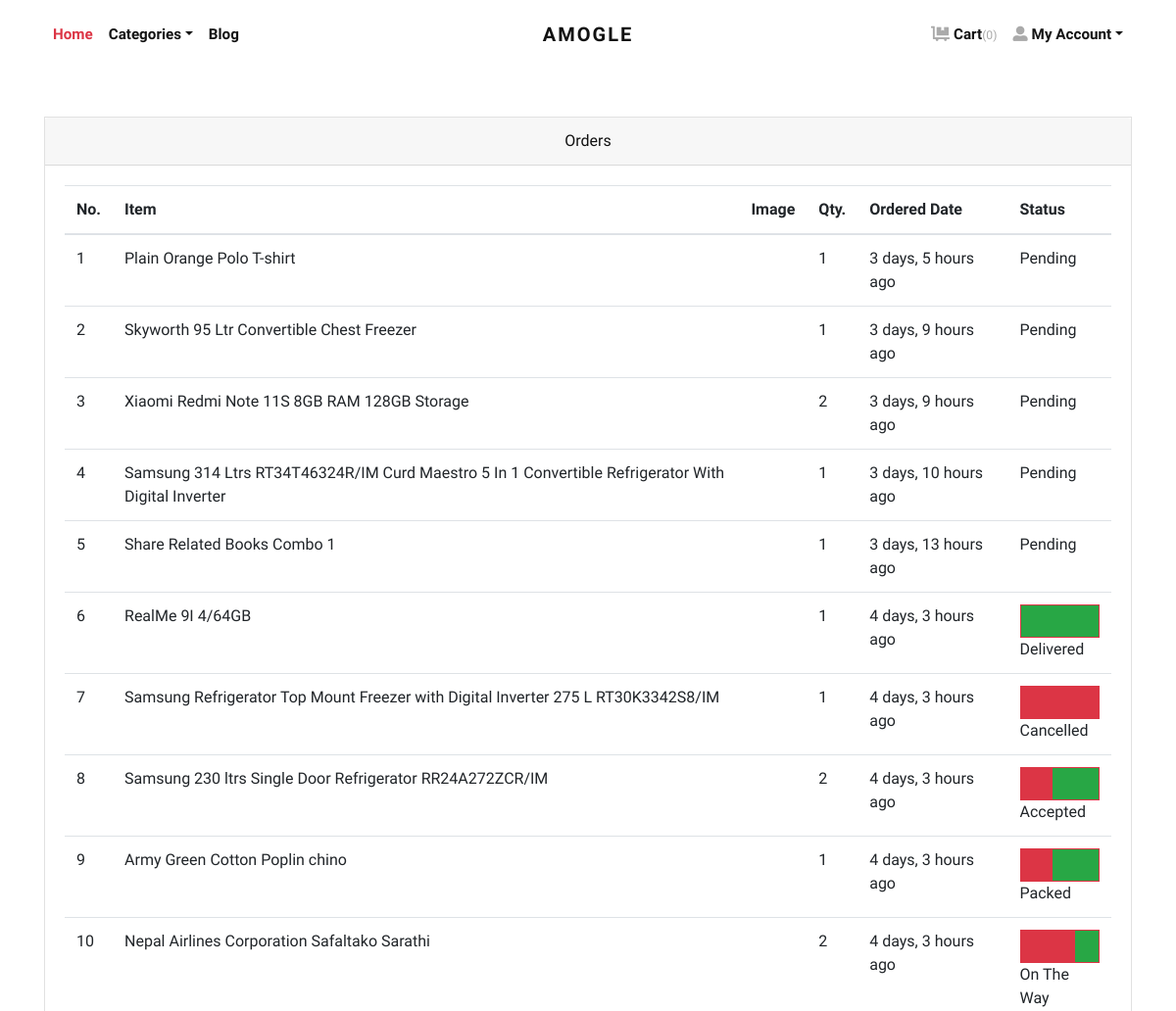
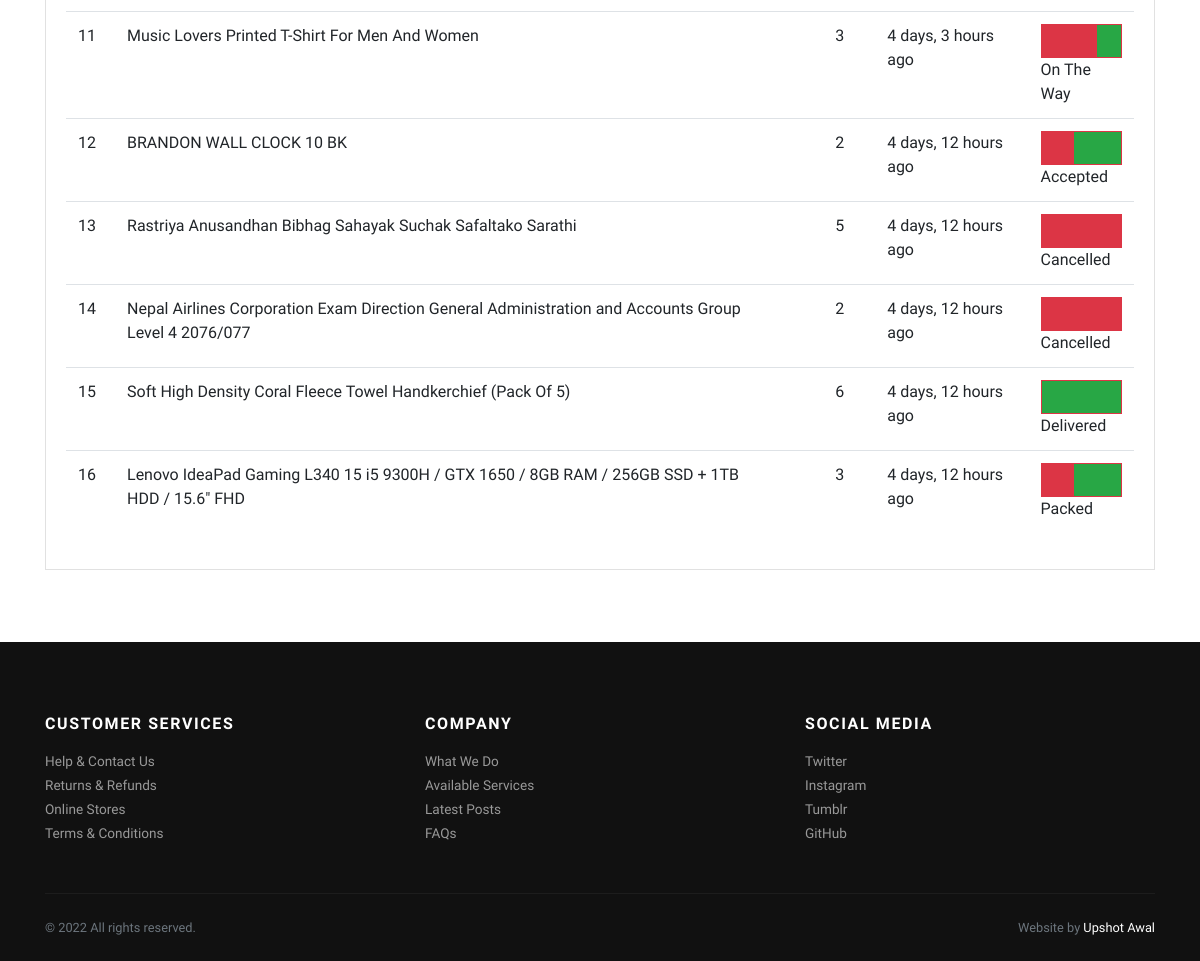
The page /orders/ (signed in) on the database as committed earlier (2 pictures, top to bottom).
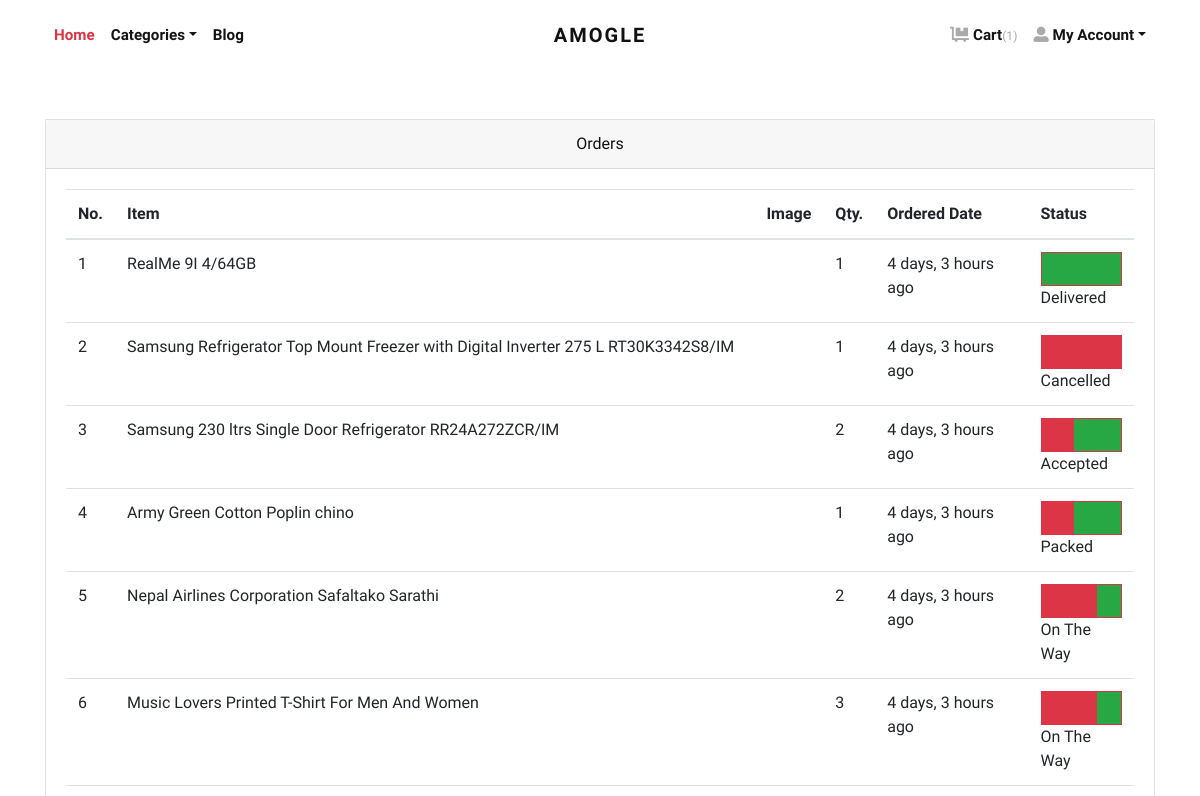
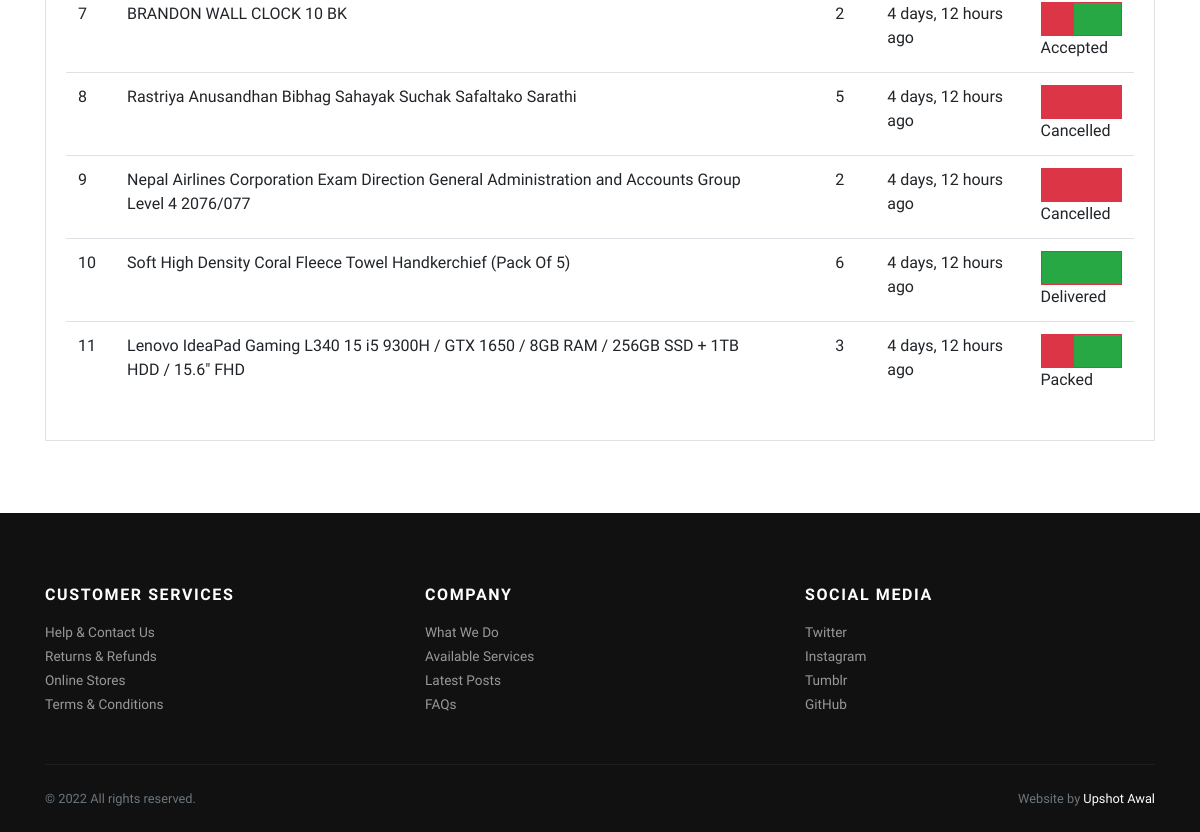
The same page on the database as committed later (2 pictures, top to bottom).
### store/models.py (models this page shows, shortened)
class Order(models.Model):
    user = models.ForeignKey(User, verbose_name="User",
                             on_delete=models.CASCADE)
    address = models.ForeignKey(
        Address, verbose_name="Shipping Address", on_delete=models.CASCADE)
    product = models.ForeignKey(
        Product, verbose_name="Product", on_delete=models.CASCADE)
    quantity = models.PositiveIntegerField(verbose_name="Quantity")
    ordered_date = models.DateTimeField(
        auto_now_add=True, verbose_name="Ordered Date")
    status = models.CharField(
        choices=STATUS_CHOICES,
        max_length=50,
        default="Pending"
    )

class Product(models.Model):
    title = models.CharField(max_length=150, verbose_name="Product Title")
    slug = AutoSlugField(populate_from='title', unique=True,
                         verbose_name="Product Slug")
    sku = models.CharField(max_length=255, unique=True,
                           verbose_name="Unique Product ID (SKU)")
    short_description = RichTextField()
    detail_description = models.TextField(
        blank=True, null=True, verbose_name="Detail Description")
    product_image = models.ImageField(
        upload_to='product', blank=True, null=True, verbose_name="Product Image")
    price = models.DecimalField(max_digits=8, decimal_places=2)
    category = models.ForeignKey(
        Category, verbose_name="Product Categoy", on_delete=models.CASCADE)
    is_active = models.BooleanField(verbose_name="Is Active?", default=True)
    is_featured = models.BooleanField(
        verbose_name="Is Featured?", default=True)
    created_at = models.DateTimeField(
        auto_now_add=True, verbose_name="Created Date")
    updated_at = models.DateTimeField(
        auto_now=True, verbose_name="Updated Date")
    class Meta:
        verbose_name_plural = 'Products'
        ordering = ('-created_at', )

### store/views.py (the view)
# urls.py: path('orders/', views.orders, name="orders"),
@ login_required
def orders(request):
    all_orders = Order.objects.filter(
        user=request.user).order_by('-ordered_date')
    return render(request, 'store/orders.html', {'orders': all_orders})

### store/context_preprocessors.py (called while the page is built)
def store_menu(request):
    categories = Category.objects.filter(is_active=True)
    context = {
        'categories_menu': categories,
    }
    return context

def cart_menu(request):
    if request.user.is_authenticated:
        cart_items= Cart.objects.filter(user=request.user)
        context = {
            'cart_items': cart_items,
        }
    else:
        context = {}
    return context

### templates/store/orders.html (shortened to what this page needs)
{% extends 'base.html' %}
{% load static %}
{% load humanize %}
    {% block content %}
      <div class="container py-5">
        <div class="row">
          <div class="col-lg-12">
            <div class="card mb-4" id="tables">
              <div class="card-header text-center">Orders</div>
              <div class="card-body">
                <table class="table table-hover">
                  <thead>
                    <tr>
                      <th>No.</th>
                      <th>Item</th>
                      <th>Image</th>
                      <th>Qty.</th>
                      <th>Ordered Date</th>
                      <th>Status</th>
                    </tr>
                  </thead>
                  <tbody>
                    {% if orders %}
                    {% for order in orders %}
                    <tr>
                      <td>{{forloop.counter}}</td>
                      <td>{{order.product.title}}</td>
                      <td>
                      </td>
                      <td>{{order.quantity}}</td>
                      <td>{{order.ordered_date|naturaltime}}</td>
                      <td>
                        {% if order.status == 'Accepted' %}
                        <div class="bg-success border border-primary">
                            <div class="p-3 bg-primary" style="width:0;"></div>
                        </div>
                        {% endif %}
                        {% if order.status == 'Packed' %}
                        <div class="bg-success border border-primary">
                            <div class="p-3 bg-primary" style="width:40%;"></div>
                        </div>
                        {% endif %}
                        {% if order.status == 'On The Way' %}
                        <div class="bg-success border border-primary">
                            <div class="p-3 bg-primary" style="width:70%;"></div>
                        </div>
                        {% endif %}
                        {% if order.status == 'Delivered' %}
                        <div class="bg-success border border-primary">
                            <div class="p-3 bg-success" style="width:100%;"></div>
                        </div>
                        {% endif %}
                        {% if order.status == 'Cancelled' %}
                        <div class="bg-success border border-danger">
                            <div class="p-3 bg-danger" style="width:100%;"></div>
                        </div>
                        {% endif %}
                        {{order.status}}
                      </td>
                    </tr>
                    {% endfor %}
                    {% endif %}
                  </tbody>
                </table>
              </div>
            </div>
          </div>
        </div>
      </div>
{% endblock content %}

### templates/base.html (shortened to what this page needs)
{% load static %}
<!DOCTYPE html>
<html>
  <head>
    <link rel="stylesheet" href="{% static 'vendor/bootstrap/css/bootstrap.min.css' %}">
    <link rel="stylesheet" href="{% static 'vendor/lightbox2/css/lightbox.min.css' %}">
    <link rel="stylesheet" href="{% static 'vendor/nouislider/nouislider.min.css' %}">
    <link rel="stylesheet" href="{% static 'vendor/bootstrap-select/css/bootstrap-select.min.css' %}">
    <link rel="stylesheet" href="{% static 'vendor/owl.carousel2/assets/owl.carousel.min.css' %}">
    <link rel="stylesheet" href="{% static 'vendor/owl.carousel2/assets/owl.theme.default.css' %}">
    <link rel="stylesheet" href="{% static 'css/style.default.css' %}" id="theme-stylesheet">
    <link rel="stylesheet" href="{% static 'css/custom.css' %}">
    <link rel="stylesheet" href="{% static 'css/star.css' %}">
  </head>
  <body>
    <div class="page-holder">
      {% include 'navbar.html' %}
      {% block content %}
      {% endblock content %}
      {% include 'footer.html' %}
      {% include 'scripts.html' %}

### templates/navbar.html (shortened to what this page needs)
{% load static %}
      <header class="header bg-white">
        <div class="container px-0 px-lg-3">
          <nav class="navbar navbar-expand-lg navbar-light py-3 px-lg-0"><a class="navbar-brand" href="{% url 'store:home' %}"><span class="font-weight-bold text-uppercase text-dark">Amogle</span></a>
            <div class="collapse navbar-collapse" id="navbarSupportedContent">
              <ul class="navbar-nav mr-auto">
                <li class="nav-item">
                  <a class="nav-link active text-danger" href="{% url 'store:home' %}">Home</a>
                </li>
                <li class="nav-item dropdown"><a class="nav-link dropdown-toggle" id="pagesDropdown" href="#" data-toggle="dropdown" aria-haspopup="true" aria-expanded="false">Categories</a>
                </li>
                <li class="nav-item">
                  <a class="nav-link" href="{% url 'store:blog' %}">Blog</a>
                </li>
              </ul>
              <ul class="navbar-nav ml-auto">
                {% if request.user.is_authenticated %}
                  <li class="nav-item"><a class="nav-link" href="{% url 'store:cart' %}"> <i class="fas fa-dolly-flatbed mr-1 text-gray"></i>Cart<small class="text-gray">({{cart_items.count}})</small></a></li>
                  <li class="nav-item dropdown"><a class="nav-link dropdown-toggle" id="pagesDropdown" href="#" data-toggle="dropdown" aria-haspopup="true" aria-expanded="false"><i class="fas fa-user-alt mr-1 text-gray"></i>My Account</a></a>
                </li>
                {% else %}
                  <li class="nav-item"><a class="nav-link" href="{% url 'store:login' %}">Login</a></li>
                  <li class="nav-item"><a class="nav-link" href="{% url 'store:register' %}">Create Account</a></li>
                {% endif %}
              </ul>
            </div>
          </nav>
        </div>
      </header>

### templates/footer.html
<footer class="bg-dark text-white">
        <div class="container py-4">
          <div class="row py-5">
            <div class="col-md-4 mb-3 mb-md-0">
              <h6 class="text-uppercase mb-3">Customer services</h6>
              <ul class="list-unstyled mb-0">
                <li><a class="footer-link" href="#">Help &amp; Contact Us</a></li>
                <li><a class="footer-link" href="#">Returns &amp; Refunds</a></li>
                <li><a class="footer-link" href="#">Online Stores</a></li>
                <li><a class="footer-link" href="#">Terms &amp; Conditions</a></li>
              </ul>
            </div>
            <div class="col-md-4 mb-3 mb-md-0">
              <h6 class="text-uppercase mb-3">Company</h6>
              <ul class="list-unstyled mb-0">
                <li><a class="footer-link" href="#">What We Do</a></li>
                <li><a class="footer-link" href="#">Available Services</a></li>
                <li><a class="footer-link" href="#">Latest Posts</a></li>
                <li><a class="footer-link" href="#">FAQs</a></li>
              </ul>
            </div>
            <div class="col-md-4">
              <h6 class="text-uppercase mb-3">Social media</h6>
              <ul class="list-unstyled mb-0">
                <li><a class="footer-link" href="#">Twitter</a></li>
                <li><a class="footer-link" href="#">Instagram</a></li>
                <li><a class="footer-link" href="#">Tumblr</a></li>
                <li><a class="footer-link" href="#">GitHub</a></li>
              </ul>
            </div>
          </div>
          <div class="border-top pt-4" style="border-color: #1d1d1d !important">
            <div class="row">
              <div class="col-lg-6">
                <p class="small text-muted mb-0">&copy; 2022 All rights reserved.</p>
              </div>
              <div class="col-lg-6 text-lg-right">
                <p class="small text-muted mb-0">Website by <a class="text-white reset-anchor" href="https://github.com/upshotawal" target="_blank">Upshot Awal</a></p>
              </div>
            </div>
          </div>
        </div>
      </footer>

### templates/scripts.html (shortened to what this page needs)
{% load static %}
      <link rel="stylesheet" href="https://use.fontawesome.com/releases/v5.7.1/css/all.css">
    </div>
  </body>
</html>

### static/css/style.default.css (style rules this page uses)
.text-gray { color: #aaa !important; }
.navbar { position: relative; }
@media (min-width: 992px) { .navbar-brand { position: absolute; top: 50%; left: 50%; -webkit-transform: translate(-50%, -50%); transform: translate(-50%, -50%); } }
.footer-link { font-size: 0.85rem; position: relative; color: #999; transition: all 0.3s; }
.footer-link::before { content: '\f0da'; display: inline-block; font-family: 'Font Awesome\ 5 Free'; font-weight: 900; position: absolute; top: 50%; left: 0; -webkit-transform: translateY(-50%); transform: translateY(-50%); color: #fff; transition: all 0.3s; opacity: 0; }
.text-uppercase { text-transform: uppercase; letter-spacing: 0.1em; }
.border { border: 1px solid #dee2e6 !important; }
.border-primary { border-color: #dc3545 !important; }
.border-danger { border-color: #dc3545 !important; }
.reset-anchor { color: inherit; transition: all 0.3s; }
.navbar { padding: 0.5rem 1rem; }
.navbar-brand { display: inline-block; padding-top: 0.3125rem; padding-bottom: 0.3125rem; margin-right: 1rem; font-size: 1.25rem; }
.navbar-light .navbar-brand { color: #dc3545; }
.navbar-light .navbar-nav .nav-link { color: rgba(17, 17, 17, 0.99); font-weight: 800; font-size: 0.95rem; transition: all 0.3s; }
.navbar-light .navbar-nav .show>.nav-link, .navbar-light .navbar-nav .active>.nav-link, .navbar-light .navbar-nav .nav-link.show, .navbar-light .navbar-nav .nav-link.active { color: #dc3545; }
body { font-family: "Libre Franklin", sans-serif; font-size: 1rem; font-weight: 400; line-height: 1.5; color: #111111; background-color: #fff; }
a { color: #dc3545; text-decoration: none; }
h1, h2, h3, h4, h5, h6, .h1, .h2, .h3, .h4, .h5, .h6 { margin-bottom: 0.5rem; font-family: inherit; font-weight: 900; line-height: 1.2; color: inherit; }
h6, .h6 { font-size: 1rem; }
small, .small { font-size: 80%; font-weight: 400; }
.bg-primary { background-color: #dc3545 !important; }
.bg-success { background-color: #28a745 !important; }
.bg-danger { background-color: #dc3545 !important; }
.bg-dark { background-color: #111111 !important; }
.text-danger { color: #dc3545 !important; }
.text-dark { color: #111111 !important; }
.nav-link { padding: 0.5rem 1rem; }
.card { background-color: #fff; border: 1px solid rgba(17, 17, 17, 0.125); border-radius: 0; }
.card-body { padding: 1.25rem; }
.card-header { padding: 0.75rem 1.25rem; background-color: rgba(17, 17, 17, 0.03); border-bottom: 1px solid rgba(17, 17, 17, 0.125); }
.card-header:first-child { border-radius: calc(0 - 1px) calc(0 - 1px) 0 0; }

Rows that differ between the two databases and show on the page:
removed Order: product "Plain Orange Polo T-shirt", quantity "1", ordered_date "3 days, 5 hours ago", status "Pending"
removed Order: product "Skyworth 95 Ltr Convertible Chest Freezer", quantity "1", ordered_date "3 days, 9 hours ago", status "Pending"
removed Order: product "Xiaomi Redmi Note 11S 8GB RAM 128GB Storage", quantity "2", ordered_date "3 days, 9 hours ago", status "Pending"
removed Order: product "Samsung 314 Ltrs RT34T46324R/IM Curd Maestro 5 In 1 Convertible Refrigerator With Digital Inverter", quantity "1", ordered_date "3 days, 10 hours ago", status "Pending"
removed Order: product "Share Related Books Combo 1", quantity "1", ordered_date "3 days, 13 hours ago", status "Pending"
Other text that changed with them:
{{ cart_items.count }}: "0" → "1"
